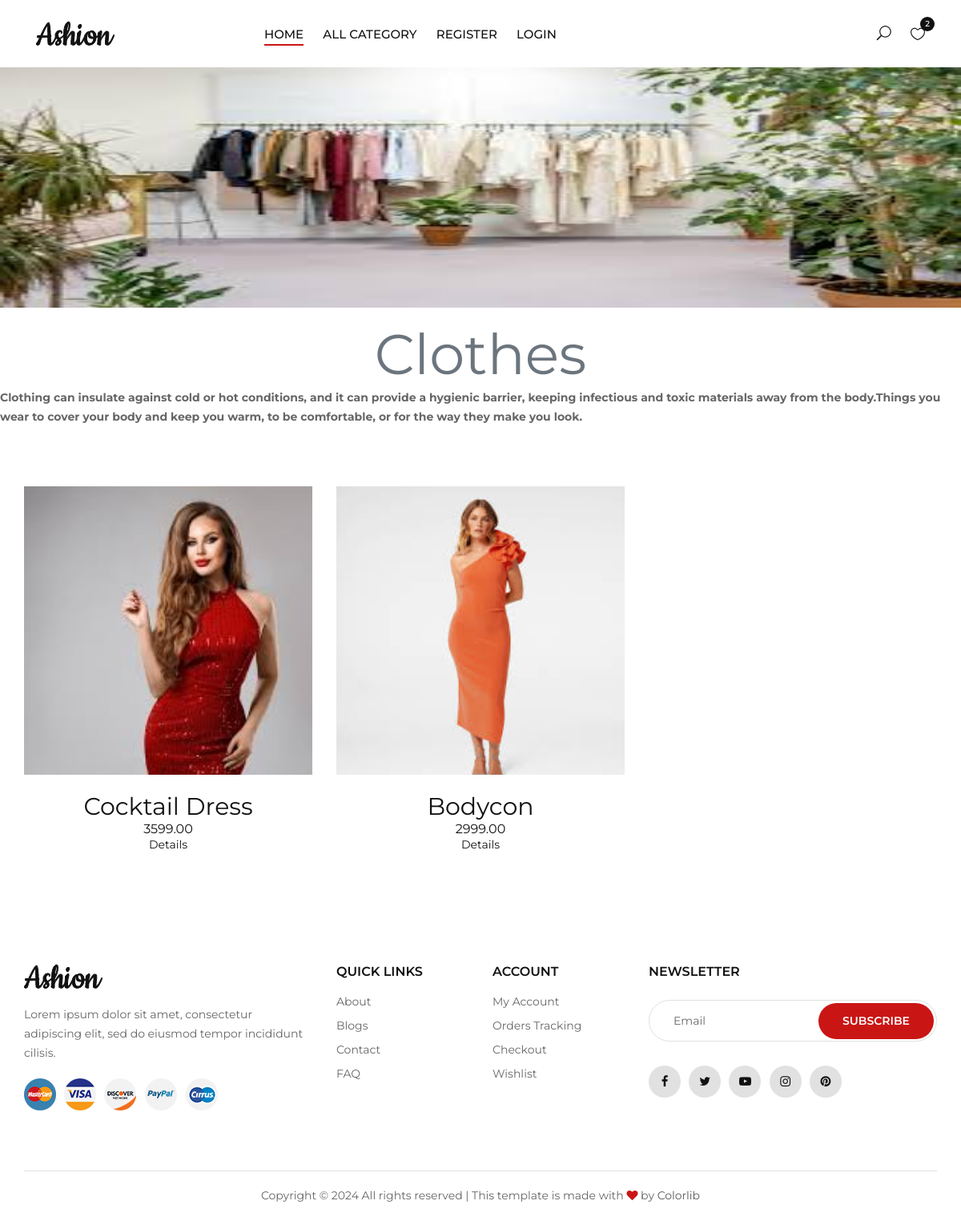
/products/1, run on the app's committed database.
### shop/models.py (models this page shows, shortened)
class Category(models.Model):
    name=models.CharField(max_length=20)
    description=models.TextField()
    image=models.ImageField(upload_to='image')

class Product(models.Model):
    name=models.CharField(max_length=20)
    description=models.TextField()
    image=models.ImageField(upload_to='products')
    price=models.DecimalField(max_digits=10,decimal_places=2)
    stock=models.IntegerField()
    available=models.BooleanField(default=True)
    created=models.DateTimeField(auto_now_add=True)  #one time
    updated=models.DateTimeField(auto_now=True)  #change every time we update record
    category=models.ForeignKey(Category,on_delete=models.CASCADE)

### shop/views.py (the view)
# urls.py: path('products/<int:p>',views.products,name="products"),
def products(request,p):  #here p receives the category id
    print(p)
    c=Category.objects.get(id=p)   #reads a particular category object using id
    p=Product.objects.filter(category=c)  #reads all products under a particular category object
    context={'categories':c,'product':p}
    return render(request,'products.html',context)

### cart/context_processors.py (called while the page is built, shortened)
def count_items(request):
    u=request.user
    count=0
    return {'c':count}

### shop/context_processors.py (called while the page is built)
def menu_links(request):
    c=Category.objects.all()
    return {'links':c}  #we can use this globally across all webpages inside our app

### templates/products.html (shortened to what this page needs)
<!DOCTYPE html>
{% extends 'base.html' %}
{% load static %}
{%block content %}
<img src="{{categories.image.url}}" height="300px" width="200%">
<div><h1 class="text-center mt-3 text-secondary">{{categories.name}}</h1>
<p><b>{{categories.description}}</b></p></div>
<section class="product spad">
    <div class="container">
        <div class="row property__gallery">
            {% for i in product %}
            <div class="col-lg-4 col-md-4 col-sm-6 mix women">
                <div class="product__item">
                    <div class="product__item__pic set-bg" data-setbg="{{i.image.url}}">
                    </div>
                    <div class="product__item__text">
                        <h3>{{i.name}}</h3>
                        <h6>{{i.price}}</h6>
                          <h6><a href="{% url 'shop:productdetails' i.id %}" class="read-more-btn text-center">Details</a></h6>
                    </div>
                </div>
            </div>
            {% endfor %}
        </div>
    </div>
</section>
{% endblock %}

### templates/base.html (shortened to what this page needs)
<!DOCTYPE html>
{% load static %}
<html lang="zxx">
<head>
    <link rel="stylesheet" href="{% static 'css/bootstrap.min.css' %}" type="text/css">
    <link rel="stylesheet" href="{% static 'css/font-awesome.min.css' %}" type="text/css">
    <link rel="stylesheet" href="{% static 'css/elegant-icons.css' %}" type="text/css">
    <link rel="stylesheet" href="{% static 'css/jquery-ui.min.css' %}" type="text/css">
    <link rel="stylesheet" href="{% static 'css/magnific-popup.css' %}" type="text/css">
    <link rel="stylesheet" href="{% static 'css/owl.carousel.min.css' %}" type="text/css">
    <link rel="stylesheet" href="{% static 'css/slicknav.min.css' %}" type="text/css">
    <link rel="stylesheet" href="{% static 'css/style.css' %}" type="text/css">
</head>
<body>
    <header class="header">
        <div class="container-fluid">
            <div class="row">
                <div class="col-xl-3 col-lg-2">
                    <div class="header__logo">
                        <a href="./index.html"><img src="{% static 'img/logo.png' %}" alt=""></a>
                    </div>
                </div>
                <div class="col-xl-6 col-lg-7">
                    <nav class="header__menu">
                        <ul>
                            <li class="active"><a href="{% url 'shop:categories' %}">Home</a></li>
                            <li><a href="#">All Category</a>
                            </li>
                            {% if user.is_authenticated %}
                            {% if user.is_superuser == False %}
                            <li><a href="{% url 'cart:cart' %}"><span class="icon_bag_alt"></span>
                                <div class="tip header__right header__right__widget">{{c}}</div>
                            </a></li>
                                <li class="nav-item">
                                <a href="{% url 'cart:orderview' %}">Your Orders</a> </li>
                            {% else %}
                            <li class="nav-item">
                                <a href="{% url 'shop:addcategories' %}">Add Categories</a>
                            </li>
                            <li class="nav-item">
                                <a href="{% url 'shop:addproducts' %}">Add Products</a>
                            </li>
                            {% endif %}
                            <li><a href="./contact.html">Contact</a></li>
                            <li><a href="{% url 'shop:login' %}">Logout</a></li>
                            {% else %}
                             <li><a href="{% url 'shop:register' %}">Register</a> </li>
                            <li><a href="{% url 'shop:login' %}">Login</a></li>
                            {% endif %}
                        </ul>
                    </nav>
                </div>
                <div class="col-lg-3">
                    <div class="header__right">
                        <ul class="header__right__widget">
                            <li><a name="q" href="{% url 'search:search' %}"><span class="icon_search search-switch"></span></a></li>
                            <li><a href="#"><span class="icon_heart_alt"></span>
                                <div class="tip">2</div>
                            </a></li>
                        </ul>
                    </div>
                </div>
            </div>
        </div>
    </header>
    {% block content %}
    {% endblock %}
<footer class="footer">
    <div class="container">
        <div class="row">
            <div class="col-lg-4 col-md-6 col-sm-7">
                <div class="footer__about">
                    <div class="footer__logo">
                        <a href="./index.html"><img src="{% static 'img/logo.png' %}" alt=""></a>
                    </div>
                    <p>Lorem ipsum dolor sit amet, consectetur adipiscing elit, sed do eiusmod tempor incididunt
                    cilisis.</p>
                    <div class="footer__payment">
                        <a href="#"><img src="{% static 'img/payment/payment-1.png' %}" alt=""></a>
                        <a href="#"><img src="{% static 'img/payment/payment-2.png' %}" alt=""></a>
                        <a href="#"><img src="{% static 'img/payment/payment-3.png' %}" alt=""></a>
                        <a href="#"><img src="{% static 'img/payment/payment-4.png' %}" alt=""></a>
                        <a href="#"><img src="{% static 'img/payment/payment-5.png' %}" alt=""></a>
                    </div>
                </div>
            </div>
            <div class="col-lg-2 col-md-3 col-sm-5">
                <div class="footer__widget">
                    <h6>Quick links</h6>
                    <ul>
                        <li><a href="#">About</a></li>
                        <li><a href="#">Blogs</a></li>
                        <li><a href="#">Contact</a></li>
                        <li><a href="#">FAQ</a></li>
                    </ul>
                </div>
            </div>
            <div class="col-lg-2 col-md-3 col-sm-4">
                <div class="footer__widget">
                    <h6>Account</h6>
                    <ul>
                        <li><a href="#">My Account</a></li>
                        <li><a href="#">Orders Tracking</a></li>
                        <li><a href="#">Checkout</a></li>
                        <li><a href="#">Wishlist</a></li>
                    </ul>
                </div>
            </div>
            <div class="col-lg-4 col-md-8 col-sm-8">
                <div class="footer__newslatter">
                    <h6>NEWSLETTER</h6>
                    <form action="#">
                        <input type="text" placeholder="Email">
                        <button type="submit" class="site-btn">Subscribe</button>
                    </form>
                    <div class="footer__social">
                        <a href="#"><i class="fa fa-facebook"></i></a>
                        <a href="#"><i class="fa fa-twitter"></i></a>
                        <a href="#"><i class="fa fa-youtube-play"></i></a>
                        <a href="#"><i class="fa fa-instagram"></i></a>
                        <a href="#"><i class="fa fa-pinterest"></i></a>
                    </div>
                </div>
            </div>
        </div>
        <div class="row">
            <div class="col-lg-12">
                <div class="footer__copyright__text">
                    <p>Copyright &copy; <script>document.write(new Date().getFullYear());</script> All rights reserved | This template is made with <i class="fa fa-heart" aria-hidden="true"></i> by <a href="https://colorlib.com" target="_blank">Colorlib</a></p>
                </div>
            </div>
        </div>
    </div>
</footer>
</body>
</html>

### data on the page
Category: image (picture), name "Clothes", description "Clothing can insulate against cold or hot conditions, and it can provide a hygienic barrier, keeping infectious and toxic materials away from the body.Things you wear to cover your body and keep you warm, to be comfortable, or for the way they make you look."
Product: shows a picture, name "Cocktail Dress", price "3599.00"
Product: shows a picture, name "Bodycon", price "2999.00"
